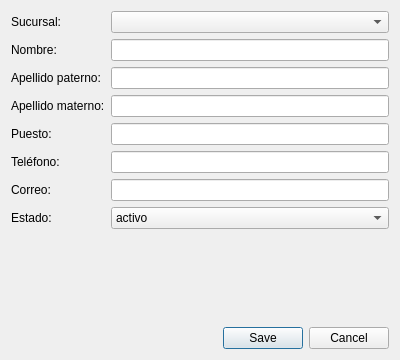
<?xml version="1.0" encoding="UTF-8"?>
<ui version="4.0">
 <class>EmpleadoDialog</class>
 <widget class="QDialog" name="EmpleadoDialog">
  <property name="geometry">
   <rect><x>0</x><y>0</y><width>400</width><height>360</height></rect>
  </property>
  <property name="windowTitle"><string>Empleado</string></property>
  <layout class="QVBoxLayout" name="verticalLayout">
   <item>
    <layout class="QFormLayout" name="formLayout">
     <item row="0" column="0">
      <widget class="QLabel" name="labelSucursal"><property name="text"><string>Sucursal:</string></property></widget>
     </item>
     <item row="0" column="1">
      <widget class="QComboBox" name="comboSucursal"/>
     </item>
     <item row="1" column="0">
      <widget class="QLabel" name="labelNombre"><property name="text"><string>Nombre:</string></property></widget>
     </item>
     <item row="1" column="1">
      <widget class="QLineEdit" name="lineNombre"/>
     </item>
     <item row="2" column="0">
      <widget class="QLabel" name="labelApellidoPaterno"><property name="text"><string>Apellido paterno:</string></property></widget>
     </item>
     <item row="2" column="1">
      <widget class="QLineEdit" name="lineApellidoPaterno"/>
     </item>
     <item row="3" column="0">
      <widget class="QLabel" name="labelApellidoMaterno"><property name="text"><string>Apellido materno:</string></property></widget>
     </item>
     <item row="3" column="1">
      <widget class="QLineEdit" name="lineApellidoMaterno"/>
     </item>
     <item row="4" column="0">
      <widget class="QLabel" name="labelPuesto"><property name="text"><string>Puesto:</string></property></widget>
     </item>
     <item row="4" column="1">
      <widget class="QLineEdit" name="linePuesto"/>
     </item>
     <item row="5" column="0">
      <widget class="QLabel" name="labelTelefono"><property name="text"><string>Teléfono:</string></property></widget>
     </item>
     <item row="5" column="1">
      <widget class="QLineEdit" name="lineTelefono"/>
     </item>
     <item row="6" column="0">
      <widget class="QLabel" name="labelCorreo"><property name="text"><string>Correo:</string></property></widget>
     </item>
     <item row="6" column="1">
      <widget class="QLineEdit" name="lineCorreo"/>
     </item>
     <item row="7" column="0">
      <widget class="QLabel" name="labelEstado"><property name="text"><string>Estado:</string></property></widget>
     </item>
     <item row="7" column="1">
      <widget class="QComboBox" name="comboEstado">
       <item><property name="text"><string>activo</string></property></item>
       <item><property name="text"><string>inactivo</string></property></item>
      </widget>
     </item>
    </layout>
   </item>
   <item>
    <widget class="QDialogButtonBox" name="buttonBox">
     <property name="orientation"><enum>Qt::Horizontal</enum></property>
     <property name="standardButtons"><set>QDialogButtonBox::Cancel|QDialogButtonBox::Save</set></property>
    </widget>
   </item>
  </layout>
 </widget>
 <resources/>
 <connections>
  <connection>
   <sender>buttonBox</sender>
   <signal>rejected()</signal>
   <receiver>EmpleadoDialog</receiver>
   <slot>reject()</slot>
  </connection>
 </connections>
</ui>
